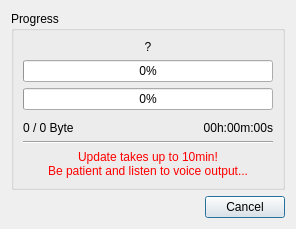
<?xml version="1.0" encoding="UTF-8"?>
<ui version="4.0">
 <class>Dialog_Update</class>
 <widget class="QDialog" name="Dialog_Update">
  <property name="geometry">
   <rect>
    <x>0</x>
    <y>0</y>
    <width>292</width>
    <height>228</height>
   </rect>
  </property>
  <property name="windowTitle">
   <string>Firmware Update</string>
  </property>
  <property name="windowIcon">
   <iconset resource="../rrcc.qrc">
    <normaloff>:/png/png/parcel.png</normaloff>:/png/png/parcel.png</iconset>
  </property>
  <layout class="QVBoxLayout" name="verticalLayout">
   <item>
    <widget class="QGroupBox" name="groupBox">
     <property name="title">
      <string>Progress</string>
     </property>
     <layout class="QVBoxLayout" name="verticalLayout_2">
      <item>
       <widget class="QLabel" name="label_file">
        <property name="minimumSize">
         <size>
          <width>250</width>
          <height>0</height>
         </size>
        </property>
        <property name="toolTip">
         <string>Filename</string>
        </property>
        <property name="text">
         <string notr="true">?</string>
        </property>
        <property name="alignment">
         <set>Qt::AlignCenter</set>
        </property>
       </widget>
      </item>
      <item>
       <widget class="QProgressBar" name="progressBar_upload">
        <property name="toolTip">
         <string>Upload Status</string>
        </property>
        <property name="value">
         <number>0</number>
        </property>
       </widget>
      </item>
      <item>
       <widget class="QProgressBar" name="progressBar_install">
        <property name="toolTip">
         <string>Install Status</string>
        </property>
        <property name="value">
         <number>0</number>
        </property>
       </widget>
      </item>
      <item>
       <layout class="QHBoxLayout" name="horizontalLayout">
        <property name="topMargin">
         <number>5</number>
        </property>
        <item>
         <widget class="QLabel" name="label_bytes">
          <property name="toolTip">
           <string>Transfered Bytes</string>
          </property>
          <property name="text">
           <string notr="true">0 / 0 Byte</string>
          </property>
          <property name="alignment">
           <set>Qt::AlignLeading|Qt::AlignLeft|Qt::AlignVCenter</set>
          </property>
         </widget>
        </item>
        <item>
         <widget class="QLabel" name="label_time">
          <property name="toolTip">
           <string>Elapsed Time</string>
          </property>
          <property name="text">
           <string notr="true">00h:00m:00s</string>
          </property>
          <property name="alignment">
           <set>Qt::AlignRight|Qt::AlignTrailing|Qt::AlignVCenter</set>
          </property>
         </widget>
        </item>
       </layout>
      </item>
      <item>
       <widget class="Line" name="line">
        <property name="orientation">
         <enum>Qt::Horizontal</enum>
        </property>
       </widget>
      </item>
      <item>
       <widget class="QLabel" name="label">
        <property name="styleSheet">
         <string notr="true">color: rgb(255, 0, 0);</string>
        </property>
        <property name="text">
         <string>Update takes up to 10min!
Be patient and listen to voice output...</string>
        </property>
        <property name="alignment">
         <set>Qt::AlignCenter</set>
        </property>
       </widget>
      </item>
     </layout>
    </widget>
   </item>
   <item>
    <widget class="QDialogButtonBox" name="buttonBox">
     <property name="standardButtons">
      <set>QDialogButtonBox::Cancel</set>
     </property>
    </widget>
   </item>
  </layout>
 </widget>
 <resources>
  <include location="../rrcc.qrc"/>
 </resources>
 <connections/>
</ui>
